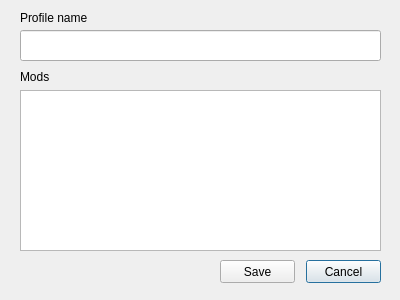
<?xml version="1.0" encoding="UTF-8"?>
<ui version="4.0">
 <class>Dialog</class>
 <widget class="QDialog" name="Dialog">
  <property name="geometry">
   <rect>
    <x>0</x>
    <y>0</y>
    <width>400</width>
    <height>300</height>
   </rect>
  </property>
  <property name="windowTitle">
   <string>Dialog</string>
  </property>
  <widget class="QLineEdit" name="profileName">
   <property name="geometry">
    <rect>
     <x>20</x>
     <y>30</y>
     <width>361</width>
     <height>31</height>
    </rect>
   </property>
  </widget>
  <widget class="QLabel" name="label">
   <property name="geometry">
    <rect>
     <x>20</x>
     <y>10</y>
     <width>101</width>
     <height>16</height>
    </rect>
   </property>
   <property name="text">
    <string>Profile name</string>
   </property>
  </widget>
  <widget class="QListWidget" name="listOfMods">
   <property name="geometry">
    <rect>
     <x>20</x>
     <y>90</y>
     <width>361</width>
     <height>161</height>
    </rect>
   </property>
  </widget>
  <widget class="QLabel" name="label_2">
   <property name="geometry">
    <rect>
     <x>20</x>
     <y>70</y>
     <width>47</width>
     <height>13</height>
    </rect>
   </property>
   <property name="text">
    <string>Mods</string>
   </property>
  </widget>
  <widget class="QPushButton" name="cancelButton">
   <property name="geometry">
    <rect>
     <x>306</x>
     <y>260</y>
     <width>75</width>
     <height>23</height>
    </rect>
   </property>
   <property name="text">
    <string>Cancel</string>
   </property>
  </widget>
  <widget class="QPushButton" name="submitButton">
   <property name="geometry">
    <rect>
     <x>220</x>
     <y>260</y>
     <width>75</width>
     <height>23</height>
    </rect>
   </property>
   <property name="text">
    <string>Save</string>
   </property>
  </widget>
 </widget>
 <resources/>
 <connections/>
</ui>
